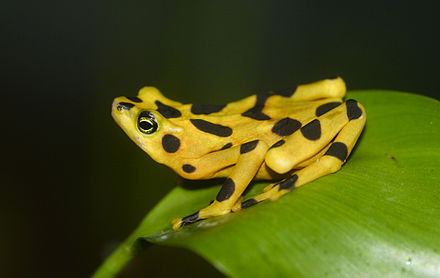
#> input picture opencv_object_recognition/CNN/image.jpg, 440 x 278 px, given in place of the camera
$ python hsvColor.py
#> lines starting #> are read from the running program, lines starting #| are printed output that depends on the picture; after the words box and inside, x2 and y2 are one past the last pixel; in counts of white or black regions, pixels touching at a corner belong together
import cv2,cv
import numpy as np

greencounter=0
orangecounter=0
bluecounter=0
wrongcounter=0

flag=0
prevflag=0

lower_green = np.array([36,92,100]) # 1
upper_green = np.array([57,255,255]) # 11
lower_orange = np.array([7,58,128]) # 1
upper_orange = np.array([24,255,255]) # 11
lower_blue = np.array([100,150,0])
upper_blue = np.array([140,255,255])

prevcxb=0
prevcyb=0

cap = cv2.VideoCapture(0)
while(cap.isOpened()):
    rval, frame = cap.read()
#> frame is the input picture: shape (278, 440, 3); mean B, G, R 20.5, 77.9, 71.5
    frame = cv2.flip(frame, 1)
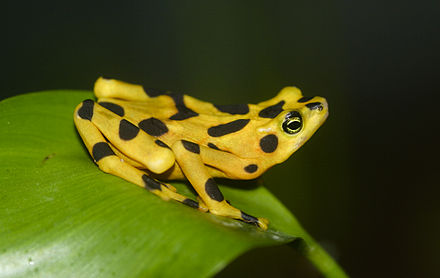
#> frame: shape (278, 440, 3); mean B, G, R 20.5, 77.9, 71.5
    hsv = cv2.cvtColor(frame, cv2.COLOR_BGR2HSV)
#> hsv: shape (278, 440, 3); mean H, S, V 36.8, 170.3, 82.5
    bmask = cv2.inRange(hsv, lower_green, upper_green)
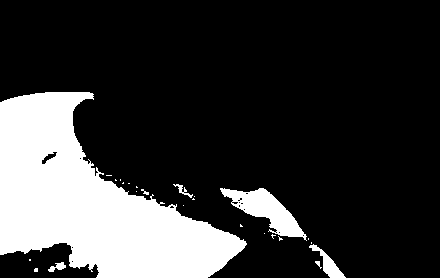
#> bmask: shape (278, 440); 21.6% white; 25 white regions (18 under 20 px), largest, box (x1, y1, x2, y2) and area: (0, 92, 247, 278) 23948, (220, 188, 307, 241) 1785, (309, 244, 346, 278) 378
    bmask = cv2.erode(bmask, cv2.getStructuringElement(cv2.MORPH_ERODE, (3,3) ))
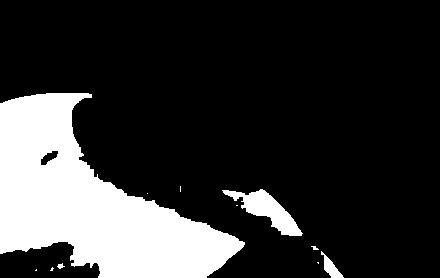
#> bmask: shape (278, 440); 20.3% white; 11 white regions (7 under 20 px), largest, box (x1, y1, x2, y2) and area: (0, 93, 245, 278) 23059, (222, 189, 303, 236) 1406, (321, 251, 344, 278) 236, (57, 263, 65, 269) 26
    bmask = cv2.dilate(bmask, cv2.getStructuringElement(cv2.MORPH_DILATE, (3,3) ))
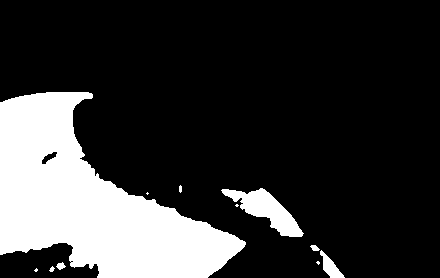
#> bmask: shape (278, 440); 21% white; 11 white regions (4 under 20 px), largest, box (x1, y1, x2, y2) and area: (0, 92, 246, 278) 23668, (221, 188, 304, 237) 1618, (320, 250, 345, 278) 294
    bmoments=cv2.moments(bmask, False)
#> bmoments = moments, m00 6563955, centre m10/m00, m01/m00 = (104.2, 204.2)

    if(bmoments['m00'] >0):
        cxb = bmoments['m10']/bmoments['m00']
#> cxb = 104.2
        cyb = bmoments['m01']/bmoments['m00']
#> cyb = 204.2
    else:
        cxb=0
        cyb=0
#    if (abs(cxb-prevcxb)<5 and abs(cyb-prevcyb)<5 and cxb!=0 and cyb!=0):
    cv2.circle(frame, (int(cxb),int(cyb)),10,(0,0,255),-1)
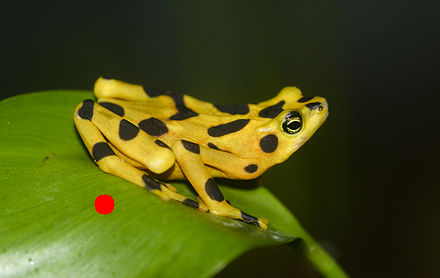
#> frame: shape (278, 440, 3); 0.26% of pixels changed, all inside (x1, y1, x2, y2) = (94, 194, 115, 215)
    cv2.imshow("Frame",frame)
    cv2.waitKey(1)
